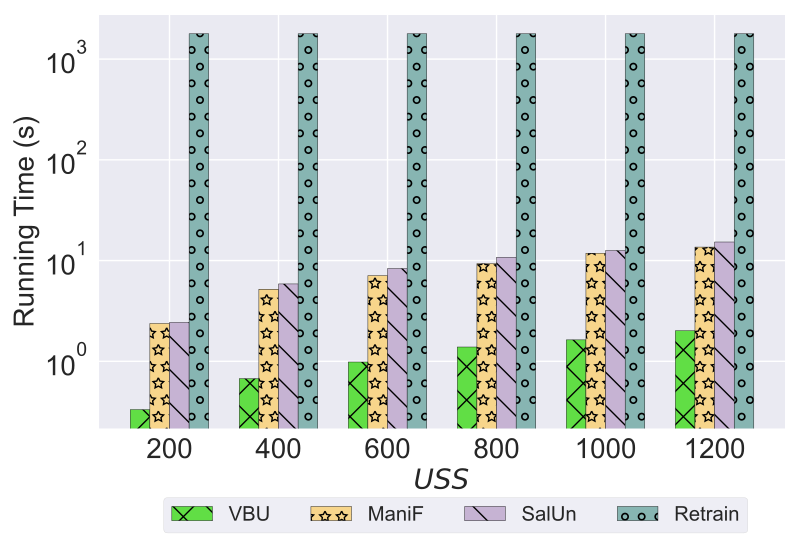

Write Python code to recreate this figure.
import matplotlib.pyplot as plt
import numpy as np
import matplotlib.ticker as ticker


# user num = 50
labels = ['200', '400', '600', '800', '1000', '1200']
#unl_fr = [10*10*0.22 *5, 10*10*0.22*5, 10*10*0.22 *5, 10*10*0.22*5 , 10*10*0.22*5  , 10*10*0.22*5  ]



unl_vbu = [0.331, 0.672 , 0.984 , 1.387 , 1.6310, 2.01 ]

unl_mbu = [2.3742, 5.1932, 7.0932, 9.327, 11.832, 13.62]
unl_retrain = [1783, 1783, 1783, 1783, 1783, 1783]

salun = [2.43, 5.86, 8.33, 10.782, 12.5682, 15.28]


for i in range(len(labels)):

    unl_retrain[i] = unl_retrain[i]
    unl_mbu[i] = unl_mbu[i]
    unl_vbu[i] = unl_vbu[i]
    salun[i] = salun[i]


for i in range(len(labels)):

    unl_retrain[i] = unl_retrain[i]
    unl_mbu[i] = unl_mbu[i]
    unl_vbu[i] = unl_vbu[i]


x = np.arange(len(labels))  # the label locations
width = 0.9 # the width of the bars
# no_noise = np.around(no_noise,0)
# samping = np.around(samping,0)
# ldp = np.around(ldp,0)

plt.style.use('seaborn')
plt.figure()
#plt.subplots(figsize=(8, 5.3))
#plt.bar(x - width /6 - width / 6 , unl_muv_MNIST, width=width/6, label='MUA-MD MNIST', color='#C6B3D3', edgecolor='black', hatch='/')

#plt.bar(x - width / 6 , unl_muv_CIFAR, width=width/6,  label='MUA-MD CIFAR10', color='#F7D58B', edgecolor='black' , hatch='x')
#E58579, 80BA8A

# F7D58B, 9CD1C8, C6B3D3, E58579
plt.bar(x - width / 5 -  width / 10, unl_vbu,   width=width/5, label='VBU', color='#61DE45', edgecolor='black',  hatch='x')

# F7D58B , 6BB7CA
plt.bar( x -  width / 10, unl_mbu , width=width/5, label='ManiF', color='#F7D58B', edgecolor='black', hatch='*')


plt.bar( x + width / 5 -  width / 10  , salun, width=width/5, label='SalUn', color='#C6B3D3', edgecolor='black', hatch='\\')



plt.bar(x + width / 5 + width / 5 -  width / 10, unl_retrain, width=width/5, label='Retrain', color='#87B5B2', edgecolor='black', hatch='o')


# plt.plot(x, OUL_finetuned, linestyle='-.', color='#E07E35',  marker='*', fillstyle='full', markevery=markevery, label='ManiF(FineTuned)',linewidth=l_w, markersize=m_s, markeredgewidth=marker_s)


#plt.bar(x + width / 6 + width / 6 + width/6  , unl_mib_CelebA,   width=width/6, label='MIB CelebA', color='#E58579', edgecolor='black', hatch='\\')
# plt.bar(x - width / 8 - width / 16, unl_vib, width=0.168, label='PriMU$_{w}$', color='cornflowerblue', hatch='*')
# plt.bar(x + width / 8, unl_self_r, width=0.168, label='PriMU$_{w/o}$', color='g', hatch='x')
# plt.bar(x + width / 2 - width / 8 + width / 16, unl_hess_r, width=0.168, label='HBFU', color='orange', hatch='\\')


# plt.bar(x - width / 2.5 ,  unl_br, width=width/3, label='VBU', color='orange', hatch='\\')
# plt.bar(x,unl_self_r, width=width/3, label='RFU-SS', color='g', hatch='x')
# plt.bar(x + width / 2.5,  unl_hess_r, width=width/3, label='HBU', color='tomato', hatch='-')


# Add some text for labels, title and custom x-axis tick labels, etc.
plt.ylabel('Running Time (s)', fontsize=20)
# ax.set_title('Performance of Different Users n')
plt.xticks(x, labels, fontsize=20)
# ax.set_xticklabels(labels,fontsize=15)

my_y_ticks = np.arange(0, 2010, 400)
# Make y-axis a log scale:
plt.yscale('log')
plt.yticks(fontsize=20)
# plt.gca().yaxis.set_major_formatter(ticker.ScalarFormatter())
# plt.gca().yaxis.get_major_formatter().set_scientific(True)
# plt.gca().yaxis.get_major_formatter().set_useOffset(False)

# plt.yticks(my_y_ticks, fontsize=20)
# ax.set_yticklabels(my_y_ticks,fontsize=15)
# plt.grid(axis='y')
# plt.legend(loc='upper left', fontsize=20)

plt.legend( frameon=True, facecolor='#EAEAF2', loc='center', bbox_to_anchor=(0.52001, -0.21), ncol=4, fontsize=14.6,)

# mode="expand",  columnspacing=1.0,  borderaxespad=0., framealpha=0.5,handletextpad=0.5
#title = 'Methods and Datasets',

plt.xlabel('$\it{USS}$' ,fontsize=20)
# ax.bar_label(rects1, padding=1)
# ax.bar_label(rects2, padding=3)
# ax.bar_label(rects3, padding=3)

plt.tight_layout()

plt.rcParams['figure.figsize'] = (2.0, 1)
plt.rcParams['image.interpolation'] = 'nearest'
plt.rcParams['figure.subplot.left'] = 0.11
plt.rcParams['figure.subplot.bottom'] = 0.08
plt.rcParams['figure.subplot.right'] = 0.977
plt.rcParams['figure.subplot.top'] = 0.969
plt.savefig('MNIST_running_time_cs_as_bar_finetuned.pdf', format='pdf', dpi=200)
plt.show()
